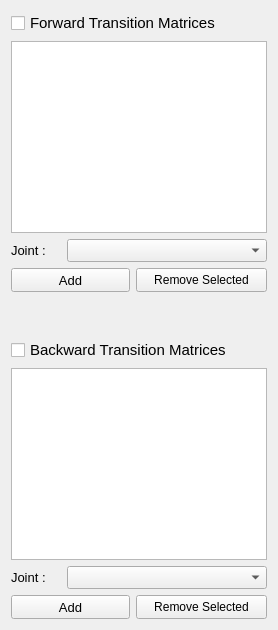
         <widget class="QWidget" name="tab_tm">
          <attribute name="title">
           <string>Transition Matrices</string>
          </attribute>
          <layout class="QGridLayout" name="gridLayout">
           <item row="6" column="0" colspan="4">
            <widget class="QListWidget" name="listWidget_btm">
             <property name="selectionMode">
              <enum>QAbstractItemView::ExtendedSelection</enum>
             </property>
            </widget>
           </item>
           <item row="2" column="1" colspan="3">
            <widget class="QComboBox" name="comboBox_ftm_joint">
             <property name="font">
              <font>
               <pointsize>10</pointsize>
              </font>
             </property>
            </widget>
           </item>
           <item row="7" column="0">
            <widget class="QLabel" name="label_btm_joint">
             <property name="maximumSize">
              <size>
               <width>50</width>
               <height>16777215</height>
              </size>
             </property>
             <property name="font">
              <font>
               <pointsize>10</pointsize>
              </font>
             </property>
             <property name="text">
              <string>Joint :</string>
             </property>
            </widget>
           </item>
           <item row="7" column="1" colspan="3">
            <widget class="QComboBox" name="comboBox_btm_joint">
             <property name="font">
              <font>
               <pointsize>10</pointsize>
              </font>
             </property>
            </widget>
           </item>
           <item row="2" column="0">
            <widget class="QLabel" name="label_ftm_joint">
             <property name="maximumSize">
              <size>
               <width>50</width>
               <height>16777215</height>
              </size>
             </property>
             <property name="font">
              <font>
               <pointsize>10</pointsize>
              </font>
             </property>
             <property name="text">
              <string>Joint :</string>
             </property>
            </widget>
           </item>
           <item row="3" column="0" colspan="2">
            <widget class="QPushButton" name="pushButton_ftm_add">
             <property name="minimumSize">
              <size>
               <width>0</width>
               <height>24</height>
              </size>
             </property>
             <property name="maximumSize">
              <size>
               <width>16777215</width>
               <height>24</height>
              </size>
             </property>
             <property name="sizeIncrement">
              <size>
               <width>0</width>
               <height>24</height>
              </size>
             </property>
             <property name="font">
              <font>
               <pointsize>10</pointsize>
              </font>
             </property>
             <property name="cursor">
              <cursorShape>PointingHandCursor</cursorShape>
             </property>
             <property name="text">
              <string>Add</string>
             </property>
            </widget>
           </item>
           <item row="0" column="0" colspan="4">
            <widget class="QCheckBox" name="checkBox_ftm">
             <property name="font">
              <font>
               <pointsize>11</pointsize>
              </font>
             </property>
             <property name="text">
              <string>Forward Transition Matrices</string>
             </property>
             <property name="iconSize">
              <size>
               <width>20</width>
               <height>20</height>
              </size>
             </property>
            </widget>
           </item>
           <item row="1" column="0" colspan="4">
            <widget class="QListWidget" name="listWidget_ftm">
             <property name="selectionMode">
              <enum>QAbstractItemView::ExtendedSelection</enum>
             </property>
            </widget>
           </item>
           <item row="3" column="2" colspan="2">
            <widget class="QPushButton" name="pushButton_ftm_del">
             <property name="minimumSize">
              <size>
               <width>20</width>
               <height>24</height>
              </size>
             </property>
             <property name="maximumSize">
              <size>
               <width>16777215</width>
               <height>24</height>
              </size>
             </property>
             <property name="cursor">
              <cursorShape>PointingHandCursor</cursorShape>
             </property>
             <property name="text">
              <string>Remove Selected</string>
             </property>
            </widget>
           </item>
           <item row="8" column="0" colspan="2">
            <widget class="QPushButton" name="pushButton_btm_add">
             <property name="minimumSize">
              <size>
               <width>0</width>
               <height>24</height>
              </size>
             </property>
             <property name="maximumSize">
              <size>
               <width>16777215</width>
               <height>24</height>
              </size>
             </property>
             <property name="font">
              <font>
               <pointsize>10</pointsize>
              </font>
             </property>
             <property name="cursor">
              <cursorShape>PointingHandCursor</cursorShape>
             </property>
             <property name="text">
              <string>Add</string>
             </property>
            </widget>
           </item>
           <item row="8" column="2" colspan="2">
            <widget class="QPushButton" name="pushButton_btm_del">
             <property name="minimumSize">
              <size>
               <width>20</width>
               <height>24</height>
              </size>
             </property>
             <property name="maximumSize">
              <size>
               <width>16777215</width>
               <height>24</height>
              </size>
             </property>
             <property name="cursor">
              <cursorShape>PointingHandCursor</cursorShape>
             </property>
             <property name="text">
              <string>Remove Selected</string>
             </property>
            </widget>
           </item>
           <item row="5" column="0" colspan="4">
            <widget class="QCheckBox" name="checkBox_btm">
             <property name="font">
              <font>
               <pointsize>11</pointsize>
              </font>
             </property>
             <property name="text">
              <string>Backward Transition Matrices</string>
             </property>
             <property name="iconSize">
              <size>
               <width>20</width>
               <height>20</height>
              </size>
             </property>
            </widget>
           </item>
           <item row="4" column="0" colspan="2">
            <spacer name="verticalSpacer">
             <property name="orientation">
              <enum>Qt::Vertical</enum>
             </property>
             <property name="sizeType">
              <enum>QSizePolicy::Fixed</enum>
             </property>
             <property name="sizeHint" stdset="0">
              <size>
               <width>20</width>
               <height>40</height>
              </size>
             </property>
            </spacer>
           </item>
          </layout>
         </widget>
